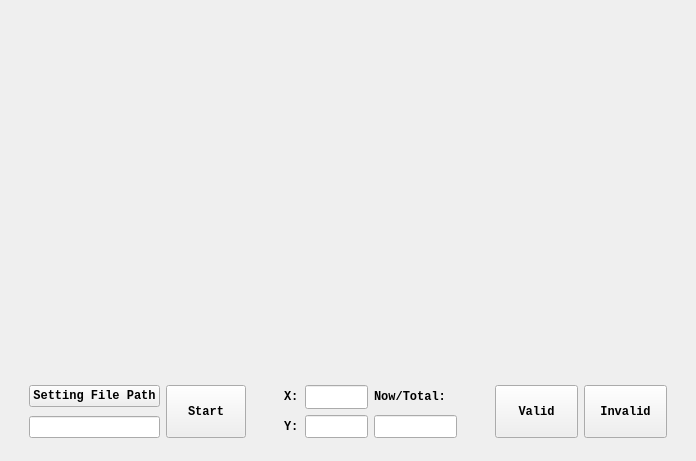
<?xml version="1.0" encoding="UTF-8"?>
<ui version="4.0">
 <class>HitPoint</class>
 <widget class="QWidget" name="HitPoint">
  <property name="geometry">
   <rect>
    <x>0</x>
    <y>0</y>
    <width>696</width>
    <height>461</height>
   </rect>
  </property>
  <property name="sizePolicy">
   <sizepolicy hsizetype="Preferred" vsizetype="Preferred">
    <horstretch>0</horstretch>
    <verstretch>1</verstretch>
   </sizepolicy>
  </property>
  <property name="font">
   <font>
    <family>Consolas</family>
    <weight>75</weight>
    <bold>true</bold>
   </font>
  </property>
  <property name="windowTitle">
   <string>HitPoint</string>
  </property>
  <layout class="QGridLayout" name="gridLayout">
   <property name="bottomMargin">
    <number>5</number>
   </property>
   <item row="0" column="0">
    <widget class="QWidget" name="PictureWidget" native="true">
     <property name="sizePolicy">
      <sizepolicy hsizetype="Preferred" vsizetype="Expanding">
       <horstretch>0</horstretch>
       <verstretch>4</verstretch>
      </sizepolicy>
     </property>
    </widget>
   </item>
   <item row="1" column="0">
    <widget class="QWidget" name="MeauWidget" native="true">
     <property name="sizePolicy">
      <sizepolicy hsizetype="Preferred" vsizetype="Expanding">
       <horstretch>0</horstretch>
       <verstretch>1</verstretch>
      </sizepolicy>
     </property>
     <layout class="QHBoxLayout" name="horizontalLayout">
      <property name="spacing">
       <number>20</number>
      </property>
      <item>
       <widget class="QWidget" name="MeauPath" native="true">
        <property name="sizePolicy">
         <sizepolicy hsizetype="Preferred" vsizetype="Preferred">
          <horstretch>1</horstretch>
          <verstretch>0</verstretch>
         </sizepolicy>
        </property>
        <layout class="QHBoxLayout" name="horizontalLayout_2">
         <property name="leftMargin">
          <number>9</number>
         </property>
         <property name="topMargin">
          <number>9</number>
         </property>
         <property name="rightMargin">
          <number>9</number>
         </property>
         <property name="bottomMargin">
          <number>9</number>
         </property>
         <item>
          <widget class="QWidget" name="widget" native="true">
           <property name="sizePolicy">
            <sizepolicy hsizetype="Preferred" vsizetype="Preferred">
             <horstretch>2</horstretch>
             <verstretch>0</verstretch>
            </sizepolicy>
           </property>
           <layout class="QVBoxLayout" name="verticalLayout">
            <property name="spacing">
             <number>9</number>
            </property>
            <property name="leftMargin">
             <number>0</number>
            </property>
            <property name="topMargin">
             <number>0</number>
            </property>
            <property name="rightMargin">
             <number>0</number>
            </property>
            <property name="bottomMargin">
             <number>0</number>
            </property>
            <item>
             <widget class="QPushButton" name="PathButton">
              <property name="sizePolicy">
               <sizepolicy hsizetype="Preferred" vsizetype="Expanding">
                <horstretch>0</horstretch>
                <verstretch>1</verstretch>
               </sizepolicy>
              </property>
              <property name="text">
               <string>Setting File Path</string>
              </property>
             </widget>
            </item>
            <item>
             <widget class="QLineEdit" name="lineEdit">
              <property name="sizePolicy">
               <sizepolicy hsizetype="Expanding" vsizetype="Preferred">
                <horstretch>0</horstretch>
                <verstretch>1</verstretch>
               </sizepolicy>
              </property>
              <property name="readOnly">
               <bool>true</bool>
              </property>
             </widget>
            </item>
           </layout>
          </widget>
         </item>
         <item>
          <widget class="QPushButton" name="StartButton">
           <property name="sizePolicy">
            <sizepolicy hsizetype="Expanding" vsizetype="Expanding">
             <horstretch>1</horstretch>
             <verstretch>0</verstretch>
            </sizepolicy>
           </property>
           <property name="text">
            <string>Start</string>
           </property>
          </widget>
         </item>
        </layout>
       </widget>
      </item>
      <item>
       <widget class="QWidget" name="MeauData" native="true">
        <property name="sizePolicy">
         <sizepolicy hsizetype="Preferred" vsizetype="Preferred">
          <horstretch>1</horstretch>
          <verstretch>0</verstretch>
         </sizepolicy>
        </property>
        <layout class="QHBoxLayout" name="horizontalLayout_3">
         <property name="leftMargin">
          <number>9</number>
         </property>
         <property name="topMargin">
          <number>9</number>
         </property>
         <property name="rightMargin">
          <number>9</number>
         </property>
         <property name="bottomMargin">
          <number>9</number>
         </property>
         <item>
          <widget class="QWidget" name="widget_2" native="true">
           <property name="sizePolicy">
            <sizepolicy hsizetype="Preferred" vsizetype="Preferred">
             <horstretch>1</horstretch>
             <verstretch>0</verstretch>
            </sizepolicy>
           </property>
           <layout class="QGridLayout" name="gridLayout_2">
            <property name="leftMargin">
             <number>0</number>
            </property>
            <property name="topMargin">
             <number>0</number>
            </property>
            <property name="rightMargin">
             <number>0</number>
            </property>
            <property name="bottomMargin">
             <number>0</number>
            </property>
            <property name="spacing">
             <number>6</number>
            </property>
            <item row="1" column="0">
             <widget class="QLabel" name="YLabel">
              <property name="text">
               <string>Y:</string>
              </property>
             </widget>
            </item>
            <item row="0" column="0">
             <widget class="QLabel" name="xLabel">
              <property name="text">
               <string>X:</string>
              </property>
             </widget>
            </item>
            <item row="0" column="1">
             <widget class="QLineEdit" name="XLineEdit">
              <property name="sizePolicy">
               <sizepolicy hsizetype="Expanding" vsizetype="Preferred">
                <horstretch>0</horstretch>
                <verstretch>1</verstretch>
               </sizepolicy>
              </property>
              <property name="readOnly">
               <bool>true</bool>
              </property>
             </widget>
            </item>
            <item row="1" column="1">
             <widget class="QLineEdit" name="YLineEdit">
              <property name="sizePolicy">
               <sizepolicy hsizetype="Expanding" vsizetype="Preferred">
                <horstretch>0</horstretch>
                <verstretch>1</verstretch>
               </sizepolicy>
              </property>
              <property name="readOnly">
               <bool>true</bool>
              </property>
             </widget>
            </item>
           </layout>
          </widget>
         </item>
         <item>
          <widget class="QWidget" name="widget_3" native="true">
           <property name="sizePolicy">
            <sizepolicy hsizetype="Preferred" vsizetype="Preferred">
             <horstretch>1</horstretch>
             <verstretch>0</verstretch>
            </sizepolicy>
           </property>
           <layout class="QVBoxLayout" name="verticalLayout_2">
            <property name="spacing">
             <number>6</number>
            </property>
            <property name="leftMargin">
             <number>0</number>
            </property>
            <property name="topMargin">
             <number>0</number>
            </property>
            <property name="rightMargin">
             <number>0</number>
            </property>
            <property name="bottomMargin">
             <number>0</number>
            </property>
            <item>
             <widget class="QLabel" name="NumLabel">
              <property name="sizePolicy">
               <sizepolicy hsizetype="Preferred" vsizetype="Preferred">
                <horstretch>0</horstretch>
                <verstretch>1</verstretch>
               </sizepolicy>
              </property>
              <property name="text">
               <string>Now/Total:</string>
              </property>
             </widget>
            </item>
            <item>
             <widget class="QLineEdit" name="NumLineEdit">
              <property name="sizePolicy">
               <sizepolicy hsizetype="Expanding" vsizetype="Preferred">
                <horstretch>0</horstretch>
                <verstretch>1</verstretch>
               </sizepolicy>
              </property>
              <property name="readOnly">
               <bool>true</bool>
              </property>
             </widget>
            </item>
           </layout>
          </widget>
         </item>
        </layout>
       </widget>
      </item>
      <item>
       <widget class="QWidget" name="MeauJudge" native="true">
        <property name="sizePolicy">
         <sizepolicy hsizetype="Preferred" vsizetype="Preferred">
          <horstretch>1</horstretch>
          <verstretch>0</verstretch>
         </sizepolicy>
        </property>
        <layout class="QHBoxLayout" name="horizontalLayout_4">
         <item>
          <widget class="QPushButton" name="ValidButton">
           <property name="sizePolicy">
            <sizepolicy hsizetype="Minimum" vsizetype="Preferred">
             <horstretch>0</horstretch>
             <verstretch>0</verstretch>
            </sizepolicy>
           </property>
           <property name="text">
            <string>Valid</string>
           </property>
          </widget>
         </item>
         <item>
          <widget class="QPushButton" name="InvalidButton">
           <property name="sizePolicy">
            <sizepolicy hsizetype="Minimum" vsizetype="Preferred">
             <horstretch>0</horstretch>
             <verstretch>0</verstretch>
            </sizepolicy>
           </property>
           <property name="text">
            <string>Invalid</string>
           </property>
          </widget>
         </item>
        </layout>
       </widget>
      </item>
     </layout>
    </widget>
   </item>
  </layout>
 </widget>
 <resources/>
 <connections/>
</ui>
